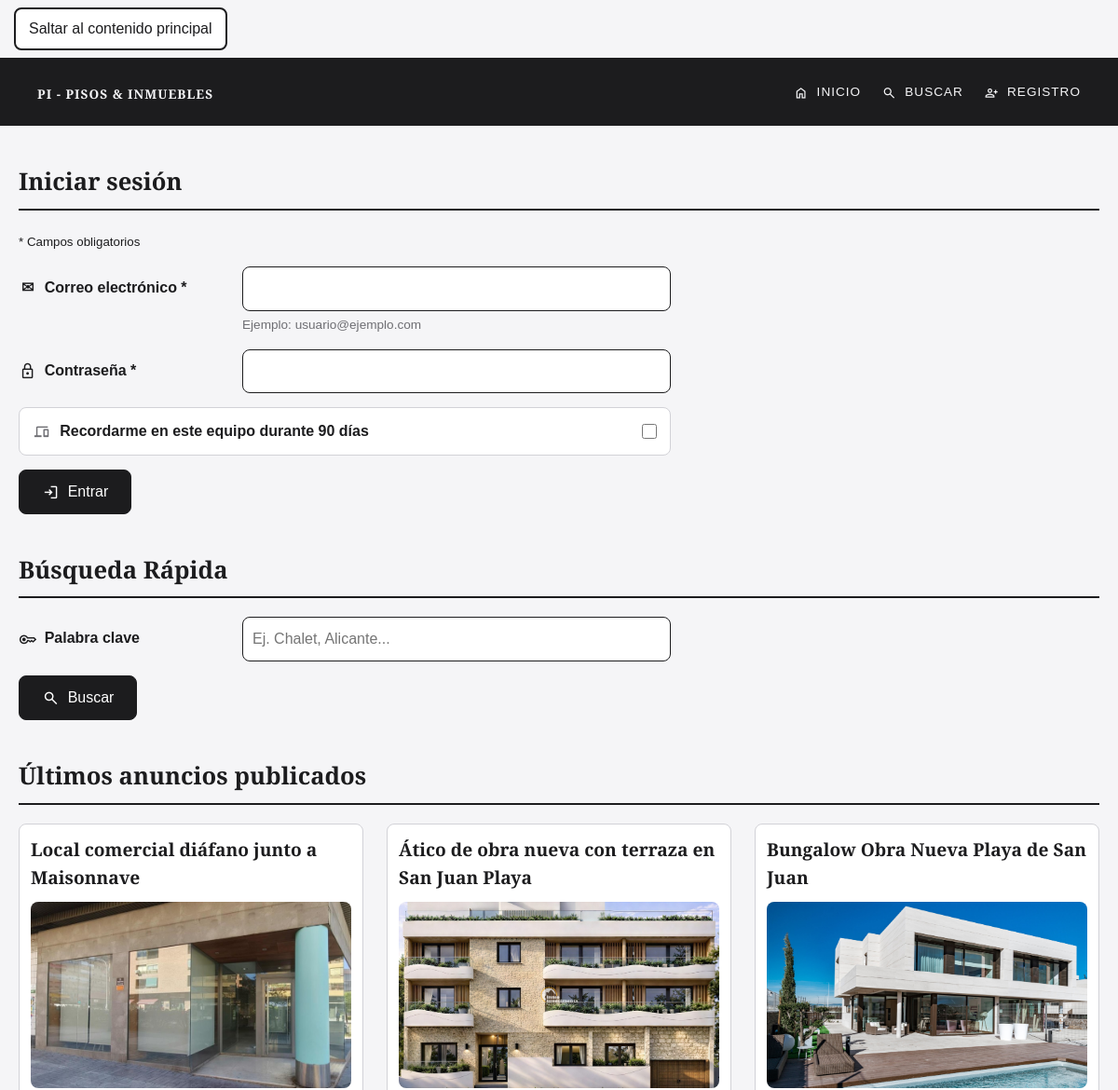
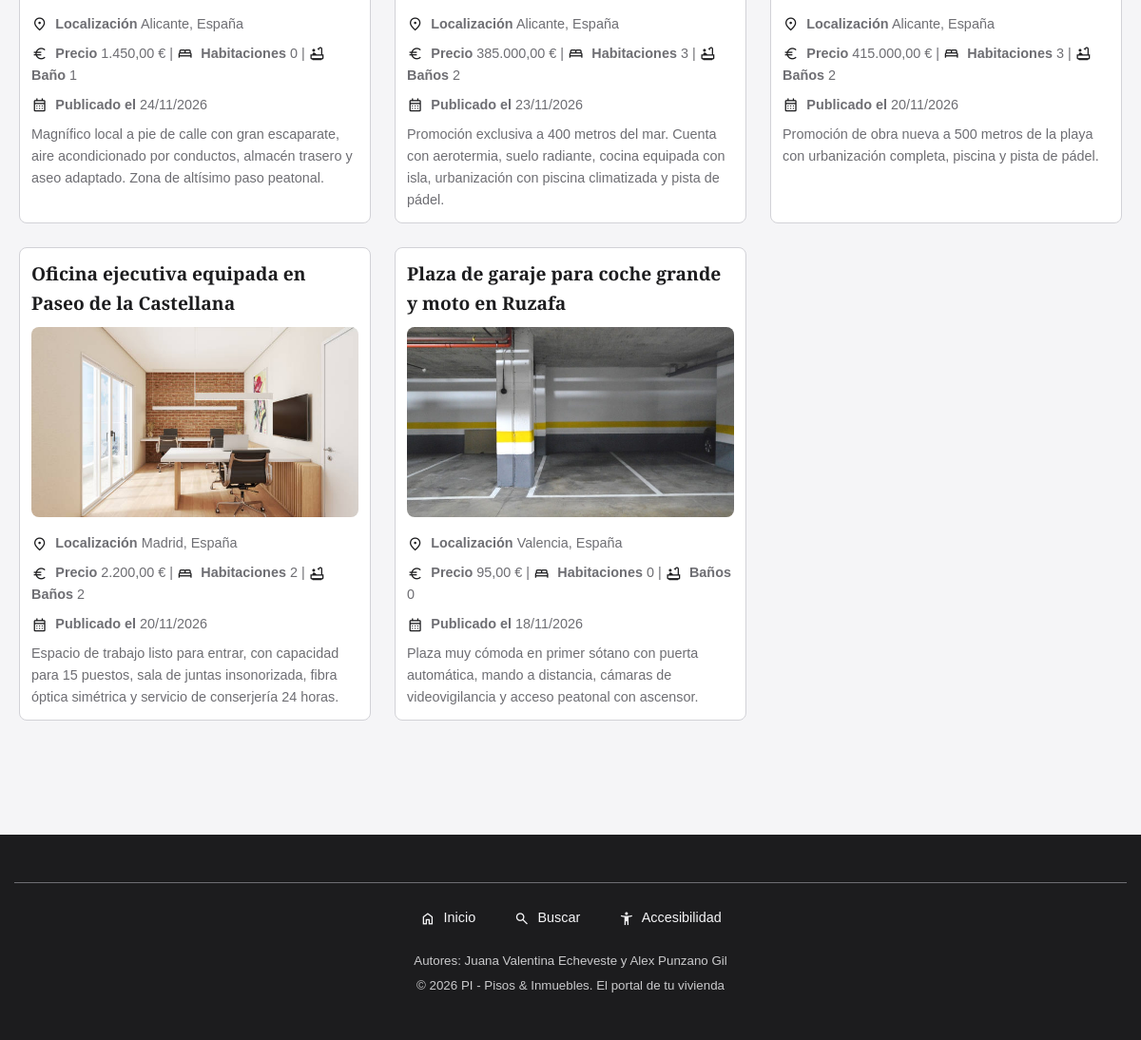
The page / on the database its author committed (2 pictures, top to bottom).
### tables this page shows
CREATE TABLE `anuncios` (
  `IdAnuncio` int(11) NOT NULL,
  `TAnuncio` tinyint(4) NOT NULL,
  `TVivienda` tinyint(4) NOT NULL,
  `FPrincipal` varchar(255) DEFAULT NULL,
  `Alternativo` varchar(255) NOT NULL,
  `Titulo` varchar(150) NOT NULL,
  `Precio` decimal(10,2) NOT NULL,
  `Texto` text DEFAULT NULL,
  `Ciudad` varchar(100) DEFAULT NULL,
  `Pais` int(11) DEFAULT NULL,
  `Superficie` float DEFAULT NULL,
  `NHabitaciones` int(11) DEFAULT NULL,
  `NBanyos` int(11) DEFAULT NULL,
  `Planta` int(11) DEFAULT NULL,
  `Anyo` int(11) DEFAULT NULL,
  `FRegistro` timestamp NOT NULL DEFAULT current_timestamp(),
  `Usuario` int(11) NOT NULL
);

CREATE TABLE `paises` (
  `IdPais` int(11) NOT NULL,
  `NomPais` varchar(100) NOT NULL
);

### includes/repositorios/carga_anuncios.php (called while the page is built, shortened)
<?php
function obtenerUltimosAnuncios(int $limite = 5): array
{
    try {
        $mysqli = conectar_DB();
        $sql = "SELECT a.IdAnuncio,
                       a.TAnuncio,
                       ta.NomTAnuncio AS tipo_anuncio,
                       a.TVivienda,
                       tv.NomTVivienda AS tipo_vivienda,
                       a.FPrincipal,
                       a.Alternativo,
                       a.Titulo,
                       a.Precio,
                       a.Texto,
                       a.Ciudad,
                       a.Pais AS id_pais,
                       p.NomPais AS pais,
                       a.NHabitaciones,
                       a.NBanyos,
                       a.FRegistro,
                       a.Usuario AS id_usuario,
                       u.NomUsuario AS usuario
                FROM Anuncios a
                INNER JOIN TiposAnuncios ta ON a.TAnuncio = ta.IdTAnuncio
                INNER JOIN TiposViviendas tv ON a.TVivienda = tv.IdTVivienda
                INNER JOIN Paises p ON a.Pais = p.IdPais
                INNER JOIN Usuarios u ON a.Usuario = u.IdUsuario
                ORDER BY a.FRegistro DESC, a.IdAnuncio DESC
                LIMIT ?";
        $stmt = $mysqli->prepare($sql);
        $stmt->bind_param('i', $limite);
        $stmt->execute();
        $resultado = $stmt->get_result();
        $anuncios = [];
        while ($fila = $resultado->fetch_assoc()) {
            $anuncios[] = [
                'id'             => (int)$fila['IdAnuncio'],
                'id_tanuncio'    => (int)$fila['TAnuncio'],
                'tipo_anuncio'   => $fila['tipo_anuncio'],
                'id_tvivienda'   => (int)$fila['TVivienda'],
                'tipo_vivienda'  => $fila['tipo_vivienda'],
                'foto_principal' => $fila['FPrincipal'],
                'alternativo'    => $fila['Alternativo'],
                'titulo'         => $fila['Titulo'],
                'precio'         => (float)$fila['Precio'],
                'descripcion'    => $fila['Texto'],
                'ciudad'         => $fila['Ciudad'],
                'id_pais'        => (int)$fila['id_pais'],
                'pais'           => $fila['pais'],
                'habitaciones'   => $fila['NHabitaciones'] !== null ? (int)$fila['NHabitaciones'] : 0,
                'banos'          => $fila['NBanyos'] !== null ? (int)$fila['NBanyos'] : 0,
                'fecha'          => $fila['FRegistro'],
                'id_usuario'     => (int)$fila['id_usuario'],
                'usuario'        => $fila['usuario'],
            ];
        }
        return $anuncios;
    } catch (Throwable $e) {
        echo '<p style="color:red">Error SQL: ' . htmlspecialchars($e->getMessage()) . '</p>';
        error_log('Error en obtenerUltimosAnuncios: ' . $e->getMessage());
        return [];
    } finally {
        if (isset($mysqli) && $mysqli instanceof mysqli) {
            $mysqli->close();
        }
    }
}

### includes/lib/url.php (called while the page is built, shortened)
<?php
function urlPrivada(string $pagina, array $params = []): string
{
    unset($params['usuario']);
    return $pagina . (!empty($params)
        ? '?' . http_build_query($params)
        : '');
}

### includes/lib/html.php (called while the page is built, shortened)
<?php
function e($texto): string
{
    return htmlspecialchars((string)$texto, ENT_QUOTES | ENT_SUBSTITUTE, 'UTF-8');
}
function euros($cantidad): string
{
    return number_format((float)$cantidad, 2, ',', '.') . ' €';
}

### index.php (the view, shortened to what this page needs)
<?php
$ultimosAnuncios = obtenerUltimosAnuncios(5);
require_once "includes/layout/cabecera.php";
require_once "includes/layout/inicio.php";
?>
<?php require_once "includes/layout/acceso.php"; ?>
<section id="busqueda-rapida">
    <h2>Búsqueda Rápida</h2>
    <form action="resultado_busqueda.php" method="get">
        <p>
            <label for="texto_busqueda">
                <span class="material-symbols-outlined" aria-hidden="true">key</span>
                Palabra clave
            </label>
            <input type="text" id="texto_busqueda" name="texto_busqueda" placeholder="Ej. Chalet, Alicante...">
        </p>
        <button type="submit">
            <span class="material-symbols-outlined" aria-hidden="true">search</span>
            Buscar
        </button>
    </form>
</section>
<section>
    <h2>Últimos anuncios publicados</h2>
    <?php if (empty($ultimosAnuncios)): ?>
        <p>Todavía no hay anuncios publicados en la base de datos.</p>
    <?php else: ?>
        <ul class="cards-grid">
            <?php foreach ($ultimosAnuncios as $anuncio): ?>
                <?php
                $fechaOk = !empty($anuncio['fecha']) ? date('d/m/Y', strtotime($anuncio['fecha'])) : '';
                $altFoto = !empty($anuncio['alternativo']) ? $anuncio['alternativo'] : $anuncio['titulo'];
                ?>
                <li class="card">
                    <h3>
                        <a href="<?= e(urlPrivada('anuncio.php', ['id' => $anuncio['id']])); ?>">
                            <?= e($anuncio['titulo']); ?>
                        </a>
                    </h3>
                    <img src="<?= e($anuncio['foto_principal']); ?>"
                        alt="<?= e($altFoto); ?>"
                        width="150"
                        height="100">
                    <p>
                        <b><span class="material-symbols-outlined" aria-hidden="true">location_on</span> Localización</b>
                        <?= e($anuncio['ciudad']); ?>, <?= e($anuncio['pais']); ?>
                    </p>
                    <p>
                        <b><span class="material-symbols-outlined" aria-hidden="true">euro</span> Precio</b> <?= euros($anuncio['precio']); ?> |
                        <b><span class="material-symbols-outlined" aria-hidden="true">bed</span> Habitaciones</b> <?= (int)$anuncio['habitaciones']; ?> |
                        <b><span class="material-symbols-outlined" aria-hidden="true">bathtub</span> <?= (int)$anuncio['banos'] === 1 ? 'Baño' : 'Baños'; ?></b> <?= (int)$anuncio['banos']; ?>
                    </p>
                    <p>
                        <b><span class="material-symbols-outlined" aria-hidden="true">calendar_month</span> Publicado el</b>
                        <?= e($fechaOk); ?>
                    </p>
                    <p>
                        <?= e($anuncio['descripcion']); ?>
                    </p>
                </li>
            <?php endforeach; ?>
        </ul>
    <?php endif; ?>
</section>
<?php
require_once "includes/layout/pie.php";
?>

### rows shown on the page
anuncios: Titulo "Local comercial diáfano junto a Maisonnave", FPrincipal (picture), Ciudad "Alicante", Pais.NomPais "España", Precio "1.450,00 €", NHabitaciones "0", shows "Baño", banos "1", FRegistro "24/11/2026", Texto "Magnífico local a pie de calle con gran escaparate, aire acondicionado por conductos, almacén trasero y aseo adaptado. Zona de altísimo paso peatonal."
anuncios: Titulo "Ático de obra nueva con terraza en San Juan Playa", FPrincipal (picture), Ciudad "Alicante", Pais.NomPais "España", Precio "385.000,00 €", NHabitaciones "3", shows "Baños", NBanyos "2", FRegistro "23/11/2026", Texto "Promoción exclusiva a 400 metros del mar. Cuenta con aerotermia, suelo radiante, cocina equipada con isla, urbanización con piscina climatizada y pista de pádel."
anuncios: Titulo "Bungalow Obra Nueva Playa de San Juan", FPrincipal (picture), Ciudad "Alicante", Pais.NomPais "España", Precio "415.000,00 €", NHabitaciones "3", shows "Baños", NBanyos "2", FRegistro "20/11/2026", Texto "Promoción de obra nueva a 500 metros de la playa con urbanización completa, piscina y pista de pádel."
anuncios: Titulo "Oficina ejecutiva equipada en Paseo de la Castellana", FPrincipal (picture), Ciudad "Madrid", Pais.NomPais "España", Precio "2.200,00 €", NHabitaciones "2", shows "Baños", NBanyos "2", FRegistro "20/11/2026", Texto "Espacio de trabajo listo para entrar, con capacidad para 15 puestos, sala de juntas insonorizada, fibra óptica simétrica y servicio de conserjería 24 horas."
anuncios: Titulo "Plaza de garaje para coche grande y moto en Ruzafa", FPrincipal (picture), Ciudad "Valencia", Pais.NomPais "España", Precio "95,00 €", NHabitaciones "0", shows "Baños", NBanyos "0", FRegistro "18/11/2026", Texto "Plaza muy cómoda en primer sótano con puerta automática, mando a distancia, cámaras de videovigilancia y acceso peatonal con ascensor."
